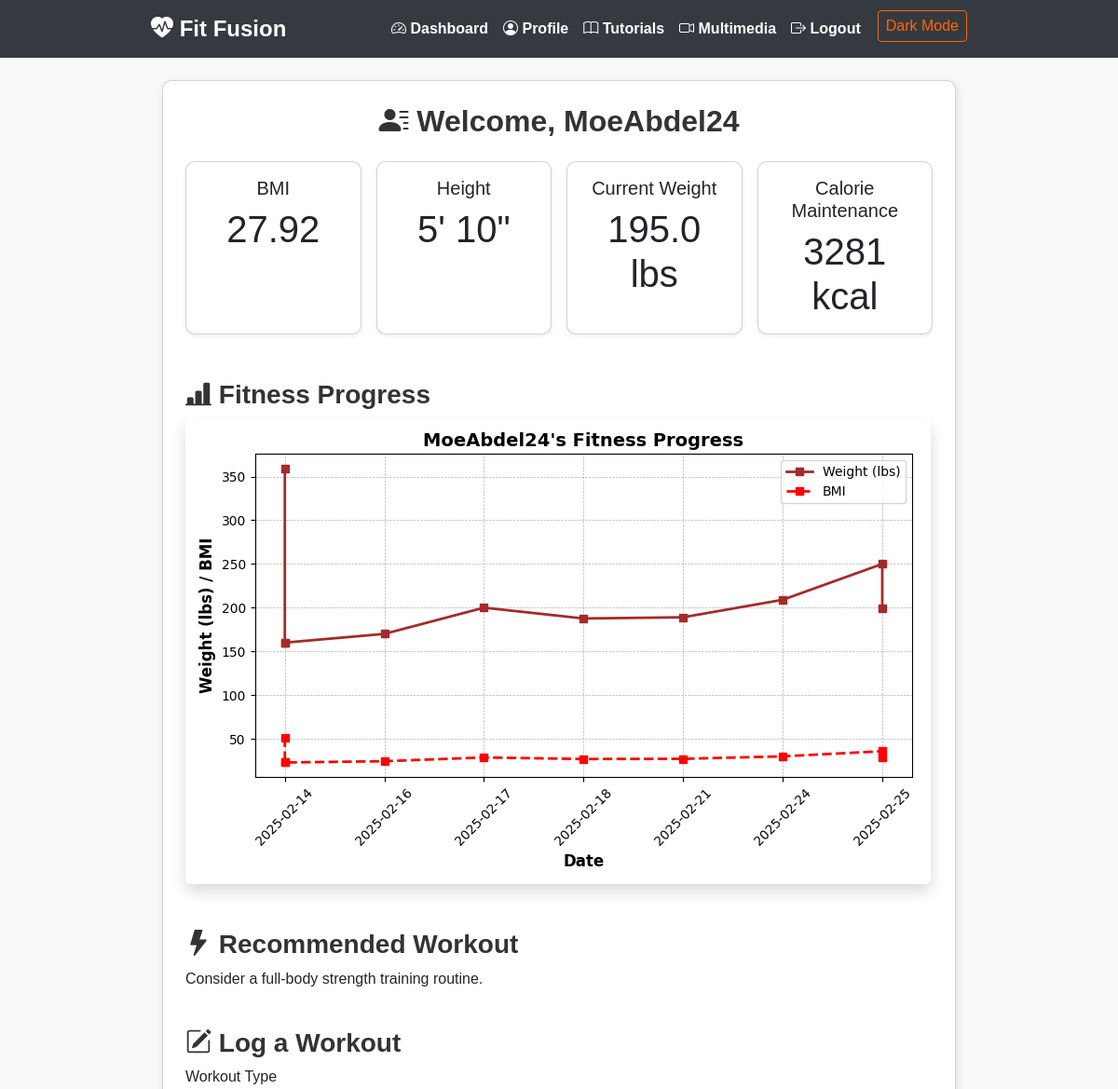
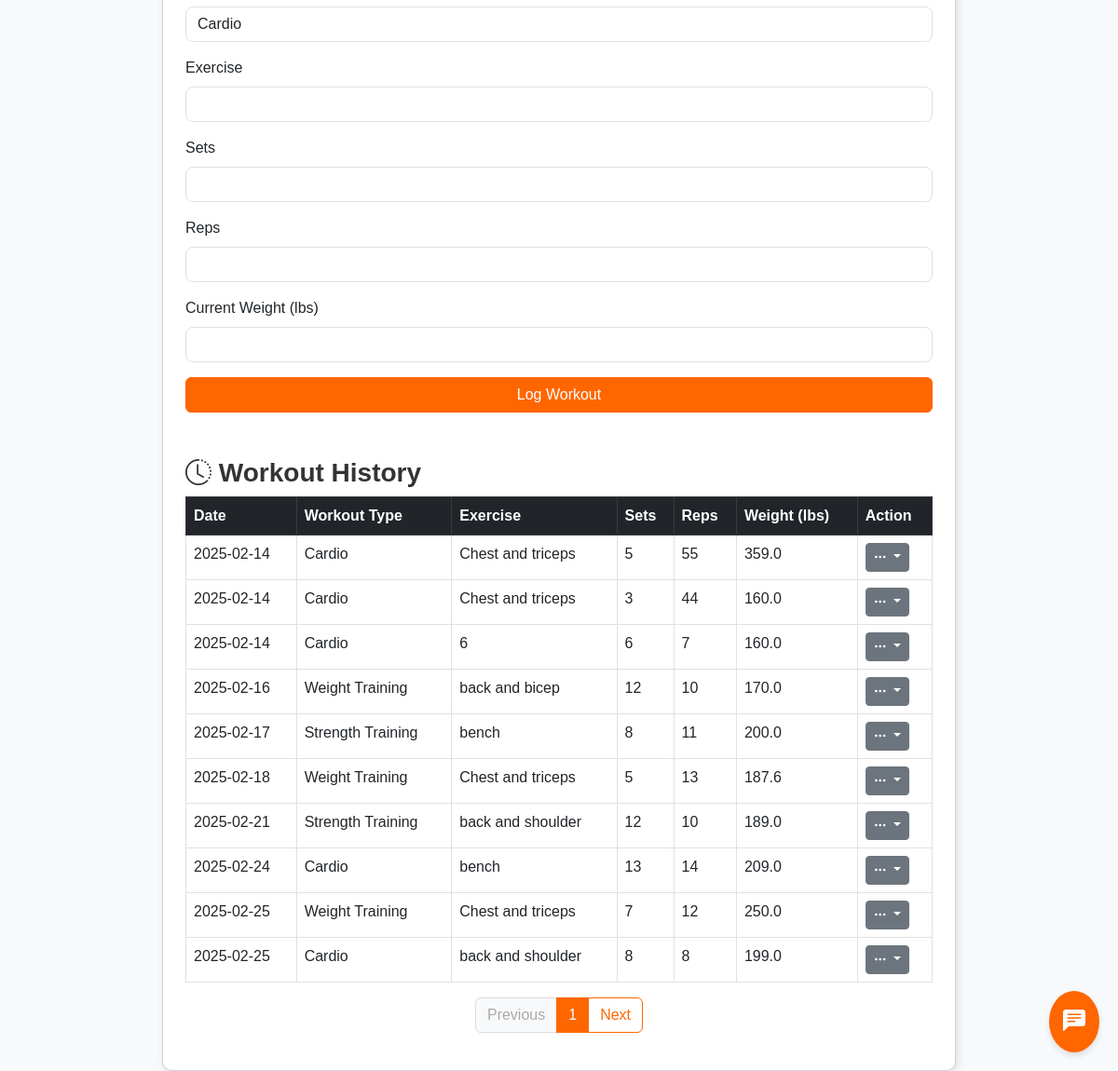
The page /dashboard (signed in) on the database its author committed (2 pictures, top to bottom).
### app.py (models this page shows)
class User(db.Model):
    id = db.Column(db.Integer, primary_key=True)
    username = db.Column(db.String(80), unique=True, nullable=False)
    email = db.Column(db.String(120), unique=True, nullable=False)
    password = db.Column(db.String(256), nullable=False)
    age = db.Column(db.Integer, nullable=False)
    gender = db.Column(db.String(10), nullable=False)
    height = db.Column(db.Float, nullable=False)  # Stored in meters
    weight = db.Column(db.Float, nullable=False)  # Stored in kg
    activity_level = db.Column(db.String(20), nullable=False)
    workout_preference = db.Column(db.String(20), nullable=True)
    goal = db.Column(db.String(50), nullable=True)

class WorkoutLog(db.Model):
    id = db.Column(db.Integer, primary_key=True)
    user_id = db.Column(db.Integer, db.ForeignKey('user.id'), nullable=False)
    workout_type = db.Column(db.String(50), nullable=False)
    exercise = db.Column(db.String(100), nullable=False)
    sets = db.Column(db.Integer, nullable=False)
    reps = db.Column(db.Integer, nullable=False)
    weight = db.Column(db.Float, nullable=True)  # Stored in kg
    date = db.Column(db.DateTime, default=datetime.utcnow)
    user = db.relationship('User', backref=db.backref('workouts', lazy=True))

### app.py (the view)
@app.route('/dashboard')
def dashboard():
    if 'user_id' not in session:
        flash('Please log in first.', 'warning')
        return redirect(url_for('login'))
    user = User.query.get(session['user_id'])
    bmi = calculate_bmi(user.weight, user.height)
    tdee = calculate_tdee(user)
    calorie_plans = {
        'maintenance': tdee,
        'light_deficit': tdee - 250,
        'medium_deficit': tdee - 500,
        'extreme_deficit': tdee - 750
    }
    page = request.args.get('page', 1, type=int)
    pagination = WorkoutLog.query.filter_by(user_id=user.id).order_by(WorkoutLog.date.asc()).paginate(page=page, per_page=10)
    workouts = pagination.items
    dates = [workout.date.strftime('%Y-%m-%d') for workout in workouts if workout.weight]
    weights = [workout.weight for workout in workouts if workout.weight]
    bmi_values = [calculate_bmi(weight, user.height) for weight in weights]
    if dates:
        plt.figure(figsize=(8, 5))
        plt.plot(dates, [w * 2.20462 for w in weights],
                 marker='s', linestyle='-', color='brown', markersize=6, linewidth=2, label='Weight (lbs)')
        plt.plot(dates, bmi_values,
                 marker='s', linestyle='--', color='red', markersize=6, linewidth=2, label='BMI')
        plt.xlabel('Date', fontsize=12, fontweight='bold')
        plt.ylabel('Weight (lbs) / BMI', fontsize=12, fontweight='bold')
        plt.title(f"{user.username}'s Fitness Progress", fontsize=14, fontweight='bold')
        plt.legend()
        plt.xticks(rotation=45)
        plt.grid(True, linestyle='--', linewidth=0.5)
        plt.tight_layout()
        img = io.BytesIO()
        plt.savefig(img, format='png')
        img.seek(0)
        plot_url = base64.b64encode(img.getvalue()).decode()
    else:
        plot_url = None
    if user.workout_preference:
        pref = user.workout_preference.lower()
        if 'cardio' in pref:
            recommended_workout = "Try a 30-minute run or cycling session."
        elif 'weight' in pref:
            recommended_workout = "Consider a full-body strength training routine."
        elif 'strength' in pref:
            recommended_workout = "Focus on compound lifts like squats, deadlifts, and bench press."
        else:
            recommended_workout = "Keep up the great work with your fitness routine!"
    else:
        recommended_workout = "Keep up the great work with your fitness routine!"
    return render_template(
        'dashboard.html',
        user=user,
        bmi=bmi,
        calorie_plans=calorie_plans,
        plot_url=plot_url,
        workouts=workouts,
        recommended_workout=recommended_workout,
        pagination=pagination
    )

### app.py (called while the page is built)
def calculate_bmi(weight, height):
    return round(weight / (height ** 2), 2)

def calculate_tdee(user):
    height_cm = user.height * 100.0
    if user.gender.lower() == 'male':
        bmr = (10 * user.weight) + (6.25 * height_cm) - (5 * user.age) + 5
    else:
        bmr = (10 * user.weight) + (6.25 * height_cm) - (5 * user.age) - 161
    activity_factors = {
        'sedentary': 1.2,
        'light': 1.375,
        'moderate': 1.55,
        'active': 1.725,
        'very_active': 1.9
    }
    tdee = bmr * activity_factors.get(user.activity_level, 1.2)
    return round(tdee)

def height_to_feet_inches(meters):
    total_inches = round(meters / 0.0254)
    feet = total_inches // 12
    inches = total_inches % 12
    return f"{feet}' {inches}\""

### templates/dashboard.html (shortened to what this page needs)
{% extends "base.html" %}
{% block content %}
<div class="container mt-4">
  <div class="card p-4">
    <h2 class="mb-4 text-center">
      <i class="bi bi-person-lines-fill"></i> Welcome, {{ user.username }}
    </h2>
    <div class="row row-cols-2 row-cols-md-4 g-3 text-center mb-4">
      <div class="col">
        <div class="card shadow-sm h-100">
          <div class="card-body">
            <h5 class="card-title">BMI</h5>
            <p class="card-text display-6">{{ bmi }}</p>
          </div>
        </div>
      </div>
      <div class="col">
        <div class="card shadow-sm h-100">
          <div class="card-body">
            <h5 class="card-title">Height</h5>
            <p class="card-text display-6">{{ user.height | height_to_feet_inches }}</p>
          </div>
        </div>
      </div>
      <div class="col">
        <div class="card shadow-sm h-100">
          <div class="card-body">
            <h5 class="card-title">Current Weight</h5>
            <p class="card-text display-6">
              {{ (user.weight * 2.20462) | round(1) }} lbs
            </p>
          </div>
        </div>
      </div>
      <div class="col">
        <div class="card shadow-sm h-100">
          <div class="card-body">
            <h5 class="card-title">Calorie Maintenance</h5>
            <p class="card-text display-6">
              {{ calorie_plans['maintenance'] }} kcal
            </p>
          </div>
        </div>
      </div>
    </div>
    <h3 class="mt-4">
      <i class="bi bi-bar-chart-line-fill"></i> Fitness Progress
    </h3>
    <div class="chart-container mb-4">
      {% if plot_url %}
        <img class="img-fluid rounded shadow" alt="Fitness Progress Graph">
      {% else %}
        <p class="text-muted">No fitness data available yet. Log your weight to track progress!</p>
      {% endif %}
    </div>
    <h3 class="mt-4">
      <i class="bi bi-lightning-fill"></i> Recommended Workout
    </h3>
    <p>{{ recommended_workout }}</p>
    <h3 class="mt-4">
      <i class="bi bi-pencil-square"></i> Log a Workout
    </h3>
    <form method="POST" action="{{ url_for('log_workout') }}" class="mb-4">
      <div class="mb-3">
        <label class="form-label">Workout Type</label>
        <select name="workout_type" class="form-control">
          <option value="Cardio">Cardio</option>
        </select>
      </div>
      <div class="mb-3">
        <label class="form-label">Exercise</label>
        <input type="text" name="exercise" class="form-control" required>
      </div>
      <div class="mb-3">
        <label class="form-label">Sets</label>
        <input type="number" name="sets" class="form-control" required>
      </div>
      <div class="mb-3">
        <label class="form-label">Reps</label>
        <input type="number" name="reps" class="form-control" required>
      </div>
      <div class="mb-3">
        <label class="form-label">Current Weight (lbs)</label>
        <input type="number" step="0.1" name="weight" class="form-control">
      </div>
      <button type="submit" class="btn btn-primary w-100">Log Workout</button>
    </form>
    <h3 class="mt-4">
      <i class="bi bi-clock-history"></i> Workout History
    </h3>
    <table class="table table-bordered table-hover">
      <thead class="table-dark">
        <tr>
          <th>Date</th>
          <th>Workout Type</th>
          <th>Exercise</th>
          <th>Sets</th>
          <th>Reps</th>
          <th>Weight (lbs)</th>
          <th>Action</th>
        </tr>
      </thead>
      <tbody>
        {% for workout in workouts %}
        <tr>
          <td>{{ workout.date.strftime('%Y-%m-%d') }}</td>
          <td>{{ workout.workout_type }}</td>
          <td>{{ workout.exercise }}</td>
          <td>{{ workout.sets }}</td>
          <td>{{ workout.reps }}</td>
          <td>{{ (workout.weight * 2.20462) | round(1) if workout.weight else '-' }}</td>
          <td>
            <div class="dropdown">
              <button class="btn btn-secondary btn-sm dropdown-toggle"
                      type="button"
                      id="dropdownMenuButton{{ workout.id }}"
                      data-bs-toggle="dropdown"
                      aria-expanded="false">
                <i class="bi bi-three-dots"></i>
              </button>
            </div>
          </td>
        </tr>
        {% endfor %}
      </tbody>
    </table>
    <nav aria-label="Workout history pagination">
      <ul class="pagination justify-content-center">
        {% if pagination.has_prev %}
          <li class="page-item">
            <a class="page-link" href="{{ url_for('dashboard', page=pagination.prev_num) }}">
              Previous
            </a>
          </li>
        {% else %}
          <li class="page-item disabled">
            <span class="page-link">Previous</span>
          </li>
        {% endif %}
        <li class="page-item active">
          <span class="page-link">{{ pagination.page }}</span>
        </li>
        {% if pagination.has_next %}
          <li class="page-item">
            <a class="page-link" href="{{ url_for('dashboard', page=pagination.next_num) }}">
              Next
            </a>
          </li>
        {% else %}
          <li class="page-item disabled">
            <span class="page-link">Next</span>
          </li>
        {% endif %}
      </ul>
    </nav>
  </div>
</div>
<button id="chat-icon">
  <i class="bi bi-chat-left-text-fill"></i>
</button>
{% endblock %}

### templates/base.html (shortened to what this page needs)
<!DOCTYPE html>
<html lang="en">
<head>
  <link href="https://cdn.jsdelivr.net/npm/bootstrap@5.3.0/dist/css/bootstrap.min.css" rel="stylesheet">
  <link rel="stylesheet" href="https://cdn.jsdelivr.net/npm/bootstrap-icons@1.10.5/font/bootstrap-icons.css">
</head>
<body>
  <nav class="navbar navbar-expand-lg navbar-dark">
    <div class="container">
      <a class="navbar-brand" href="{{ url_for('home') }}">
        <i class="bi bi-heart-pulse-fill"></i> Fit Fusion
      </a>
      <div class="collapse navbar-collapse" id="navbarNav">
        <ul class="navbar-nav ms-auto">
          {% if 'user_id' in session %}
            <li class="nav-item">
              <a class="nav-link" href="{{ url_for('dashboard') }}">
                <i class="bi bi-speedometer2"></i> Dashboard
              </a>
            </li>
            <li class="nav-item">
              <a class="nav-link" href="{{ url_for('profile') }}">
                <i class="bi bi-person-circle"></i> Profile
              </a>
            </li>
            <li class="nav-item">
              <a class="nav-link" href="{{ url_for('tutorials') }}">
                <i class="bi bi-book"></i> Tutorials
              </a>
            </li>
            <li class="nav-item">
              <a class="nav-link" href="{{ url_for('multimedia') }}">
                <i class="bi bi-camera-video"></i> Multimedia
              </a>
            </li>
            <li class="nav-item">
              <a class="nav-link" href="{{ url_for('logout') }}">
                <i class="bi bi-box-arrow-right"></i> Logout
              </a>
            </li>
          {% endif %}
          <li class="nav-item">
            <button id="darkModeToggle" onclick="toggleDarkMode()">Dark Mode</button>
          </li>
        </ul>
      </div>
    </div>
  </nav>
  <div class="container mt-4">
    {% block content %}{% endblock %}
  </div>
</body>
</html>

### templates/base.html (style rules this page uses)
body { background-color: #f8f9fa; font-family: 'Arial', sans-serif; transition: background-color 0.3s, color 0.3s; }
.container { max-width: 900px; }
.card { box-shadow: 2px 2px 10px rgba(0, 0, 0, 0.1); border-radius: 10px; transition: background-color 0.3s, border-color 0.3s; }
.btn-primary { background-color: #ff6600; border-color: #ff6600; }
.form-control, .form-select { border-radius: 8px; }
h2, h3 { font-weight: bold; color: #333; transition: color 0.3s; }
.navbar { background-color: #343a40; transition: background-color 0.3s; }
.navbar-brand { font-size: 1.5rem; font-weight: bold; }
.navbar-dark .navbar-nav .nav-link { color: white; font-weight: bold; }
#darkModeToggle { border: 1px solid #ff6600; color: #ff6600; background: none; border-radius: 4px; padding: 4px 8px; margin-left: 10px; transition: background-color 0.3s, color 0.3s; }

### templates/dashboard.html (style rules this page uses)
.pagination .page-item .page-link { color: #ff6600; border: 1px solid #ff6600; background-color: #ffffff; }
.pagination .page-item.active .page-link { background-color: #ff6600; border-color: #ff6600; color: #ffffff; }
.pagination .page-item.disabled .page-link { color: #aaa; border-color: #ddd; background-color: #f8f9fa; }
#chat-icon { position: fixed; bottom: 20px; right: 20px; background-color: #ff6600; color: #fff; border: none; border-radius: 50%; padding: 15px; cursor: pointer; z-index: 1000; font-size: 24px; box-shadow: 0 4px 6px rgba(0, 0, 0, 0.1); }

### rows shown on the page
User: username "MoeAbdel24", height|height_to_feet_inches "5' 10\"", (user.weight*2.20462)|round(1) "195.0"
WorkoutLog: date "2025-02-14", workout_type "Cardio", exercise "Chest and triceps", sets "5", reps "55", weight "359.0"
WorkoutLog: date "2025-02-14", workout_type "Cardio", exercise "Chest and triceps", sets "3", reps "44", weight "160.0"
WorkoutLog: date "2025-02-14", workout_type "Cardio", exercise "6", sets "6", reps "7", weight "160.0"
WorkoutLog: date "2025-02-16", workout_type "Weight Training", exercise "back and bicep", sets "12", reps "10", weight "170.0"
WorkoutLog: date "2025-02-17", workout_type "Strength Training", exercise "bench", sets "8", reps "11", weight "200.0"
WorkoutLog: date "2025-02-18", workout_type "Weight Training", exercise "Chest and triceps", sets "5", reps "13", weight "187.6"
WorkoutLog: date "2025-02-21", workout_type "Strength Training", exercise "back and shoulder", sets "12", reps "10", weight "189.0"
WorkoutLog: date "2025-02-24", workout_type "Cardio", exercise "bench", sets "13", reps "14", weight "209.0"
WorkoutLog: date "2025-02-25", workout_type "Weight Training", exercise "Chest and triceps", sets "7", reps "12", weight "250.0"
WorkoutLog: date "2025-02-25", workout_type "Cardio", exercise "back and shoulder", sets "8", reps "8", weight "199.0"

### other values the page prints
{{ bmi }} "27.92"
{{ calorie_plans['maintenance'] }} "3281"
{{ recommended_workout }} "Consider a full-body strength training routine."
{{ pagination.page }} "1"
